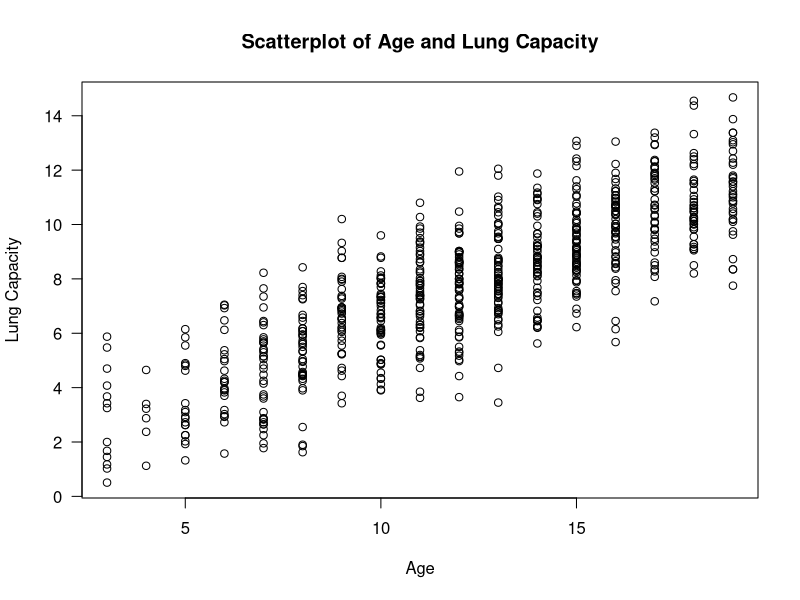
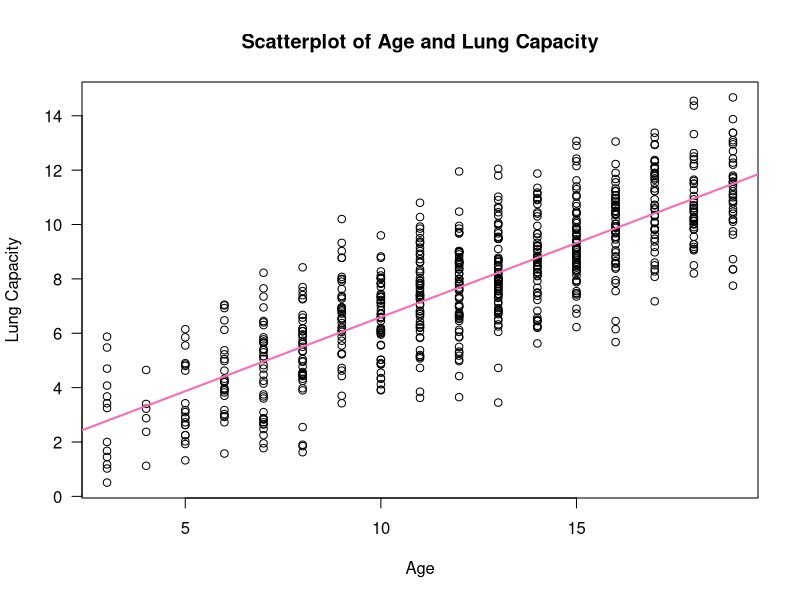

The R script that drew these images, in order:
## ---- chunk 1
getwd()
setwd("/home/jovyan/UCSB_POLS15/Section 4")
## ---- chunk 2
lungdata <- read.csv("lungcapdata.csv", header = T)

class(lungdata$Age)
# What type of variable is age?
## ---- chunk 3
plot(lungdata$Age, lungdata$LungCap, main = "Scatterplot of Age and Lung Capacity",
     xlab = "Age", ylab = "Lung Capacity", 
     las = 1) #las = 1 makes the labels on Y axis horizontal 
## ---- chunk 4
plot(lungdata$Age, lungdata$LungCap, 
     main = "Scatterplot of Age and Lung Capacity", 
     xlab = "Age", ylab = "Lung Capacity", las = 1)

model1 <- lm(lungdata$LungCap ~ lungdata$Age, data=lungdata)

abline(model1, col = "hot pink", lwd = 2)
## ---- chunk 5
cor(lungdata$Age, lungdata$LungCap)
cov(lungdata$Age, lungdata$LungCap)
# What is the difference between correlation and covariance?
## ---- chunk 6
model1 <- lm(lungdata$LungCap ~ lungdata$Age, data = lungdata)
summary(model1)
## ---- chunk 7
#Please type your code here!
